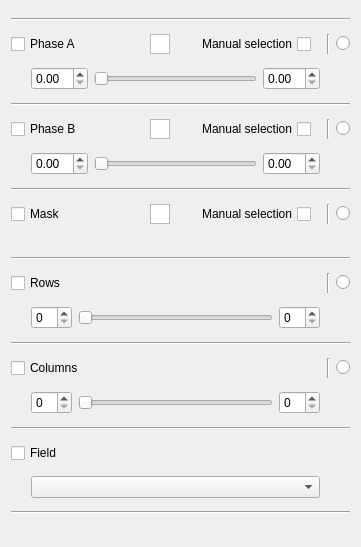
            <widget class="QWidget" name="scrollAreaWidgetContents_4">
             <property name="geometry">
              <rect>
               <x>0</x>
               <y>0</y>
               <width>361</width>
               <height>547</height>
              </rect>
             </property>
             <layout class="QVBoxLayout" name="verticalLayout_10">
              <item>
               <widget class="Line" name="line_12">
                <property name="orientation">
                 <enum>Qt::Horizontal</enum>
                </property>
               </widget>
              </item>
              <item>
               <layout class="QHBoxLayout" name="horizontalLayout_10">
                <item>
                 <widget class="QCheckBox" name="tab4_phaseA_checkBox">
                  <property name="text">
                   <string>Phase A</string>
                  </property>
                 </widget>
                </item>
                <item>
                 <spacer name="horizontalSpacer_33">
                  <property name="orientation">
                   <enum>Qt::Horizontal</enum>
                  </property>
                  <property name="sizeType">
                   <enum>QSizePolicy::Expanding</enum>
                  </property>
                  <property name="sizeHint" stdset="0">
                   <size>
                    <width>10</width>
                    <height>20</height>
                   </size>
                  </property>
                 </spacer>
                </item>
                <item>
                 <widget class="QGraphicsView" name="tab4_phaseA_graphicsView">
                  <property name="maximumSize">
                   <size>
                    <width>20</width>
                    <height>20</height>
                   </size>
                  </property>
                 </widget>
                </item>
                <item>
                 <spacer name="horizontalSpacer_21">
                  <property name="orientation">
                   <enum>Qt::Horizontal</enum>
                  </property>
                  <property name="sizeType">
                   <enum>QSizePolicy::Fixed</enum>
                  </property>
                  <property name="sizeHint" stdset="0">
                   <size>
                    <width>20</width>
                    <height>20</height>
                   </size>
                  </property>
                 </spacer>
                </item>
                <item>
                 <widget class="QCheckBox" name="tab4_phaseAManual_checkBox">
                  <property name="layoutDirection">
                   <enum>Qt::RightToLeft</enum>
                  </property>
                  <property name="text">
                   <string>Manual selection</string>
                  </property>
                 </widget>
                </item>
                <item>
                 <spacer name="horizontalSpacer_22">
                  <property name="orientation">
                   <enum>Qt::Horizontal</enum>
                  </property>
                  <property name="sizeType">
                   <enum>QSizePolicy::Fixed</enum>
                  </property>
                  <property name="sizeHint" stdset="0">
                   <size>
                    <width>10</width>
                    <height>20</height>
                   </size>
                  </property>
                 </spacer>
                </item>
                <item>
                 <widget class="Line" name="line_3">
                  <property name="orientation">
                   <enum>Qt::Vertical</enum>
                  </property>
                 </widget>
                </item>
                <item>
                 <widget class="QRadioButton" name="tab4_phaseA_radioButton">
                  <property name="text">
                   <string/>
                  </property>
                  <attribute name="buttonGroup">
                   <string notr="true">buttonGroup_tab4_mouse</string>
                  </attribute>
                 </widget>
                </item>
               </layout>
              </item>
              <item>
               <layout class="QHBoxLayout" name="horizontalLayout_11">
                <item>
                 <spacer name="horizontalSpacer_2">
                  <property name="orientation">
                   <enum>Qt::Horizontal</enum>
                  </property>
                  <property name="sizeType">
                   <enum>QSizePolicy::Maximum</enum>
                  </property>
                  <property name="sizeHint" stdset="0">
                   <size>
                    <width>20</width>
                    <height>20</height>
                   </size>
                  </property>
                 </spacer>
                </item>
                <item>
                 <widget class="QDoubleSpinBox" name="tab4_phaseALow_doubleSpinBox"/>
                </item>
                <item>
                 <widget class="QSlider" name="tab4_phaseA_horizontalSlider">
                  <property name="orientation">
                   <enum>Qt::Horizontal</enum>
                  </property>
                 </widget>
                </item>
                <item>
                 <widget class="QDoubleSpinBox" name="tab4_phaseAHigh_doubleSpinBox"/>
                </item>
                <item>
                 <spacer name="horizontalSpacer_8">
                  <property name="orientation">
                   <enum>Qt::Horizontal</enum>
                  </property>
                  <property name="sizeType">
                   <enum>QSizePolicy::Maximum</enum>
                  </property>
                  <property name="sizeHint" stdset="0">
                   <size>
                    <width>30</width>
                    <height>20</height>
                   </size>
                  </property>
                 </spacer>
                </item>
               </layout>
              </item>
              <item>
               <widget class="Line" name="line_7">
                <property name="orientation">
                 <enum>Qt::Horizontal</enum>
                </property>
               </widget>
              </item>
              <item>
               <layout class="QHBoxLayout" name="horizontalLayout_13">
                <item>
                 <widget class="QCheckBox" name="tab4_phaseB_checkBox">
                  <property name="text">
                   <string>Phase B</string>
                  </property>
                 </widget>
                </item>
                <item>
                 <spacer name="horizontalSpacer_32">
                  <property name="orientation">
                   <enum>Qt::Horizontal</enum>
                  </property>
                  <property name="sizeType">
                   <enum>QSizePolicy::Expanding</enum>
                  </property>
                  <property name="sizeHint" stdset="0">
                   <size>
                    <width>10</width>
                    <height>20</height>
                   </size>
                  </property>
                 </spacer>
                </item>
                <item>
                 <widget class="QGraphicsView" name="tab4_phaseB_graphicsView">
                  <property name="maximumSize">
                   <size>
                    <width>20</width>
                    <height>20</height>
                   </size>
                  </property>
                 </widget>
                </item>
                <item>
                 <spacer name="horizontalSpacer_34">
                  <property name="orientation">
                   <enum>Qt::Horizontal</enum>
                  </property>
                  <property name="sizeType">
                   <enum>QSizePolicy::Fixed</enum>
                  </property>
                  <property name="sizeHint" stdset="0">
                   <size>
                    <width>20</width>
                    <height>20</height>
                   </size>
                  </property>
                 </spacer>
                </item>
                <item>
                 <widget class="QCheckBox" name="tab4_phaseBManual_checkBox">
                  <property name="layoutDirection">
                   <enum>Qt::RightToLeft</enum>
                  </property>
                  <property name="text">
                   <string>Manual selection</string>
                  </property>
                 </widget>
                </item>
                <item>
                 <spacer name="horizontalSpacer_24">
                  <property name="orientation">
                   <enum>Qt::Horizontal</enum>
                  </property>
                  <property name="sizeType">
                   <enum>QSizePolicy::Fixed</enum>
                  </property>
                  <property name="sizeHint" stdset="0">
                   <size>
                    <width>10</width>
                    <height>20</height>
                   </size>
                  </property>
                 </spacer>
                </item>
                <item>
                 <widget class="Line" name="line_4">
                  <property name="orientation">
                   <enum>Qt::Vertical</enum>
                  </property>
                 </widget>
                </item>
                <item>
                 <widget class="QRadioButton" name="tab4_phaseB_radioButton">
                  <property name="text">
                   <string/>
                  </property>
                  <attribute name="buttonGroup">
                   <string notr="true">buttonGroup_tab4_mouse</string>
                  </attribute>
                 </widget>
                </item>
               </layout>
              </item>
              <item>
               <layout class="QHBoxLayout" name="horizontalLayout_15">
                <item>
                 <spacer name="horizontalSpacer_3">
                  <property name="orientation">
                   <enum>Qt::Horizontal</enum>
                  </property>
                  <property name="sizeType">
                   <enum>QSizePolicy::Maximum</enum>
                  </property>
                  <property name="sizeHint" stdset="0">
                   <size>
                    <width>20</width>
                    <height>20</height>
                   </size>
                  </property>
                 </spacer>
                </item>
                <item>
                 <widget class="QDoubleSpinBox" name="tab4_phaseBLow_doubleSpinBox"/>
                </item>
                <item>
                 <widget class="QSlider" name="tab4_phaseB_horizontalSlider">
                  <property name="orientation">
                   <enum>Qt::Horizontal</enum>
                  </property>
                 </widget>
                </item>
                <item>
                 <widget class="QDoubleSpinBox" name="tab4_phaseBHigh_doubleSpinBox"/>
                </item>
                <item>
                 <spacer name="horizontalSpacer_23">
                  <property name="orientation">
                   <enum>Qt::Horizontal</enum>
                  </property>
                  <property name="sizeType">
                   <enum>QSizePolicy::Maximum</enum>
                  </property>
                  <property name="sizeHint" stdset="0">
                   <size>
                    <width>30</width>
                    <height>20</height>
                   </size>
                  </property>
                 </spacer>
                </item>
               </layout>
              </item>
              <item>
               <widget class="Line" name="line_8">
                <property name="orientation">
                 <enum>Qt::Horizontal</enum>
                </property>
               </widget>
              </item>
              <item>
               <layout class="QHBoxLayout" name="horizontalLayout_28">
                <item>
                 <widget class="QCheckBox" name="tab4_mask_checkBox">
                  <property name="text">
                   <string>Mask</string>
                  </property>
                 </widget>
                </item>
                <item>
                 <spacer name="horizontalSpacer_31">
                  <property name="orientation">
                   <enum>Qt::Horizontal</enum>
                  </property>
                  <property name="sizeType">
                   <enum>QSizePolicy::Expanding</enum>
                  </property>
                  <property name="sizeHint" stdset="0">
                   <size>
                    <width>10</width>
                    <height>20</height>
                   </size>
                  </property>
                 </spacer>
                </item>
                <item>
                 <widget class="QGraphicsView" name="tab4_mask_graphicsView">
                  <property name="maximumSize">
                   <size>
                    <width>20</width>
                    <height>20</height>
                   </size>
                  </property>
                 </widget>
                </item>
                <item>
                 <spacer name="horizontalSpacer_29">
                  <property name="orientation">
                   <enum>Qt::Horizontal</enum>
                  </property>
                  <property name="sizeType">
                   <enum>QSizePolicy::Fixed</enum>
                  </property>
                  <property name="sizeHint" stdset="0">
                   <size>
                    <width>20</width>
                    <height>20</height>
                   </size>
                  </property>
                 </spacer>
                </item>
                <item>
                 <widget class="QCheckBox" name="tab4_maskManual_checkBox">
                  <property name="layoutDirection">
                   <enum>Qt::RightToLeft</enum>
                  </property>
                  <property name="text">
                   <string>Manual selection</string>
                  </property>
                 </widget>
                </item>
                <item>
                 <spacer name="horizontalSpacer_30">
                  <property name="orientation">
                   <enum>Qt::Horizontal</enum>
                  </property>
                  <property name="sizeType">
                   <enum>QSizePolicy::Fixed</enum>
                  </property>
                  <property name="sizeHint" stdset="0">
                   <size>
                    <width>10</width>
                    <height>20</height>
                   </size>
                  </property>
                 </spacer>
                </item>
                <item>
                 <widget class="Line" name="line_13">
                  <property name="orientation">
                   <enum>Qt::Vertical</enum>
                  </property>
                 </widget>
                </item>
                <item>
                 <widget class="QRadioButton" name="tab4_mask_radioButton">
                  <property name="text">
                   <string/>
                  </property>
                  <attribute name="buttonGroup">
                   <string notr="true">buttonGroup_tab4_mouse</string>
                  </attribute>
                 </widget>
                </item>
               </layout>
              </item>
              <item>
               <spacer name="verticalSpacer_6">
                <property name="orientation">
                 <enum>Qt::Vertical</enum>
                </property>
                <property name="sizeType">
                 <enum>QSizePolicy::Fixed</enum>
                </property>
                <property name="sizeHint" stdset="0">
                 <size>
                  <width>20</width>
                  <height>20</height>
                 </size>
                </property>
               </spacer>
              </item>
              <item>
               <widget class="Line" name="line_14">
                <property name="orientation">
                 <enum>Qt::Horizontal</enum>
                </property>
               </widget>
              </item>
              <item>
               <layout class="QHBoxLayout" name="horizontalLayout_16">
                <item>
                 <widget class="QCheckBox" name="tab4_row_checkBox">
                  <property name="text">
                   <string>Rows</string>
                  </property>
                 </widget>
                </item>
                <item>
                 <spacer name="horizontalSpacer_10">
                  <property name="orientation">
                   <enum>Qt::Horizontal</enum>
                  </property>
                  <property name="sizeHint" stdset="0">
                   <size>
                    <width>40</width>
                    <height>20</height>
                   </size>
                  </property>
                 </spacer>
                </item>
                <item>
                 <widget class="Line" name="line_5">
                  <property name="orientation">
                   <enum>Qt::Vertical</enum>
                  </property>
                 </widget>
                </item>
                <item>
                 <widget class="QRadioButton" name="tab4_row_radioButton">
                  <property name="text">
                   <string/>
                  </property>
                  <attribute name="buttonGroup">
                   <string notr="true">buttonGroup_tab4_mouse</string>
                  </attribute>
                 </widget>
                </item>
               </layout>
              </item>
              <item>
               <layout class="QHBoxLayout" name="horizontalLayout_19">
                <item>
                 <spacer name="horizontalSpacer_4">
                  <property name="orientation">
                   <enum>Qt::Horizontal</enum>
                  </property>
                  <property name="sizeType">
                   <enum>QSizePolicy::Maximum</enum>
                  </property>
                  <property name="sizeHint" stdset="0">
                   <size>
                    <width>20</width>
                    <height>20</height>
                   </size>
                  </property>
                 </spacer>
                </item>
                <item>
                 <widget class="QSpinBox" name="tab4_rowLow_spinBox"/>
                </item>
                <item>
                 <widget class="QSlider" name="tab4_row_horizontalSlider">
                  <property name="orientation">
                   <enum>Qt::Horizontal</enum>
                  </property>
                 </widget>
                </item>
                <item>
                 <widget class="QSpinBox" name="tab4_rowHigh_spinBox"/>
                </item>
                <item>
                 <spacer name="horizontalSpacer_25">
                  <property name="orientation">
                   <enum>Qt::Horizontal</enum>
                  </property>
                  <property name="sizeType">
                   <enum>QSizePolicy::Maximum</enum>
                  </property>
                  <property name="sizeHint" stdset="0">
                   <size>
                    <width>30</width>
                    <height>20</height>
                   </size>
                  </property>
                 </spacer>
                </item>
               </layout>
              </item>
              <item>
               <widget class="Line" name="line_10">
                <property name="orientation">
                 <enum>Qt::Horizontal</enum>
                </property>
               </widget>
              </item>
              <item>
               <layout class="QHBoxLayout" name="horizontalLayout_17">
                <item>
                 <widget class="QCheckBox" name="tab4_col_checkBox">
                  <property name="text">
                   <string>Columns</string>
                  </property>
                 </widget>
                </item>
                <item>
                 <spacer name="horizontalSpacer_11">
                  <property name="orientation">
                   <enum>Qt::Horizontal</enum>
                  </property>
                  <property name="sizeHint" stdset="0">
                   <size>
                    <width>40</width>
                    <height>20</height>
                   </size>
                  </property>
                 </spacer>
                </item>
                <item>
                 <widget class="Line" name="line_6">
                  <property name="orientation">
                   <enum>Qt::Vertical</enum>
                  </property>
                 </widget>
                </item>
                <item>
                 <widget class="QRadioButton" name="tab4_col_radioButton">
                  <property name="text">
                   <string/>
                  </property>
                  <attribute name="buttonGroup">
                   <string notr="true">buttonGroup_tab4_mouse</string>
                  </attribute>
                 </widget>
                </item>
               </layout>
              </item>
              <item>
               <layout class="QHBoxLayout" name="horizontalLayout_18">
                <item>
                 <spacer name="horizontalSpacer_5">
                  <property name="orientation">
                   <enum>Qt::Horizontal</enum>
                  </property>
                  <property name="sizeType">
                   <enum>QSizePolicy::Maximum</enum>
                  </property>
                  <property name="sizeHint" stdset="0">
                   <size>
                    <width>20</width>
                    <height>20</height>
                   </size>
                  </property>
                 </spacer>
                </item>
                <item>
                 <widget class="QSpinBox" name="tab4_colLow_spinBox"/>
                </item>
                <item>
                 <widget class="QSlider" name="tab4_col_horizontalSlider">
                  <property name="orientation">
                   <enum>Qt::Horizontal</enum>
                  </property>
                 </widget>
                </item>
                <item>
                 <widget class="QSpinBox" name="tab4_colHigh_spinBox"/>
                </item>
                <item>
                 <spacer name="horizontalSpacer_26">
                  <property name="orientation">
                   <enum>Qt::Horizontal</enum>
                  </property>
                  <property name="sizeType">
                   <enum>QSizePolicy::Maximum</enum>
                  </property>
                  <property name="sizeHint" stdset="0">
                   <size>
                    <width>30</width>
                    <height>20</height>
                   </size>
                  </property>
                 </spacer>
                </item>
               </layout>
              </item>
              <item>
               <widget class="Line" name="line_9">
                <property name="orientation">
                 <enum>Qt::Horizontal</enum>
                </property>
               </widget>
              </item>
              <item>
               <layout class="QHBoxLayout" name="horizontalLayout_27">
                <item>
                 <widget class="QCheckBox" name="tab4_field_checkBox">
                  <property name="text">
                   <string>Field</string>
                  </property>
                 </widget>
                </item>
                <item>
                 <spacer name="horizontalSpacer_12">
                  <property name="orientation">
                   <enum>Qt::Horizontal</enum>
                  </property>
                  <property name="sizeHint" stdset="0">
                   <size>
                    <width>40</width>
                    <height>20</height>
                   </size>
                  </property>
                 </spacer>
                </item>
               </layout>
              </item>
              <item>
               <layout class="QHBoxLayout" name="horizontalLayout_14">
                <item>
                 <spacer name="horizontalSpacer_6">
                  <property name="orientation">
                   <enum>Qt::Horizontal</enum>
                  </property>
                  <property name="sizeType">
                   <enum>QSizePolicy::Maximum</enum>
                  </property>
                  <property name="sizeHint" stdset="0">
                   <size>
                    <width>20</width>
                    <height>20</height>
                   </size>
                  </property>
                 </spacer>
                </item>
                <item>
                 <widget class="QComboBox" name="tab4_field_comboBox"/>
                </item>
                <item>
                 <spacer name="horizontalSpacer_7">
                  <property name="orientation">
                   <enum>Qt::Horizontal</enum>
                  </property>
                  <property name="sizeType">
                   <enum>QSizePolicy::Maximum</enum>
                  </property>
                  <property name="sizeHint" stdset="0">
                   <size>
                    <width>30</width>
                    <height>20</height>
                   </size>
                  </property>
                 </spacer>
                </item>
               </layout>
              </item>
              <item>
               <widget class="Line" name="line_11">
                <property name="orientation">
                 <enum>Qt::Horizontal</enum>
                </property>
               </widget>
              </item>
             </layout>
             <zorder>line_7</zorder>
             <zorder>line_8</zorder>
             <zorder>line_9</zorder>
             <zorder>line_10</zorder>
             <zorder>line_11</zorder>
             <zorder>line_12</zorder>
             <zorder>line_14</zorder>
             <zorder>verticalSpacer_6</zorder>
            </widget>
